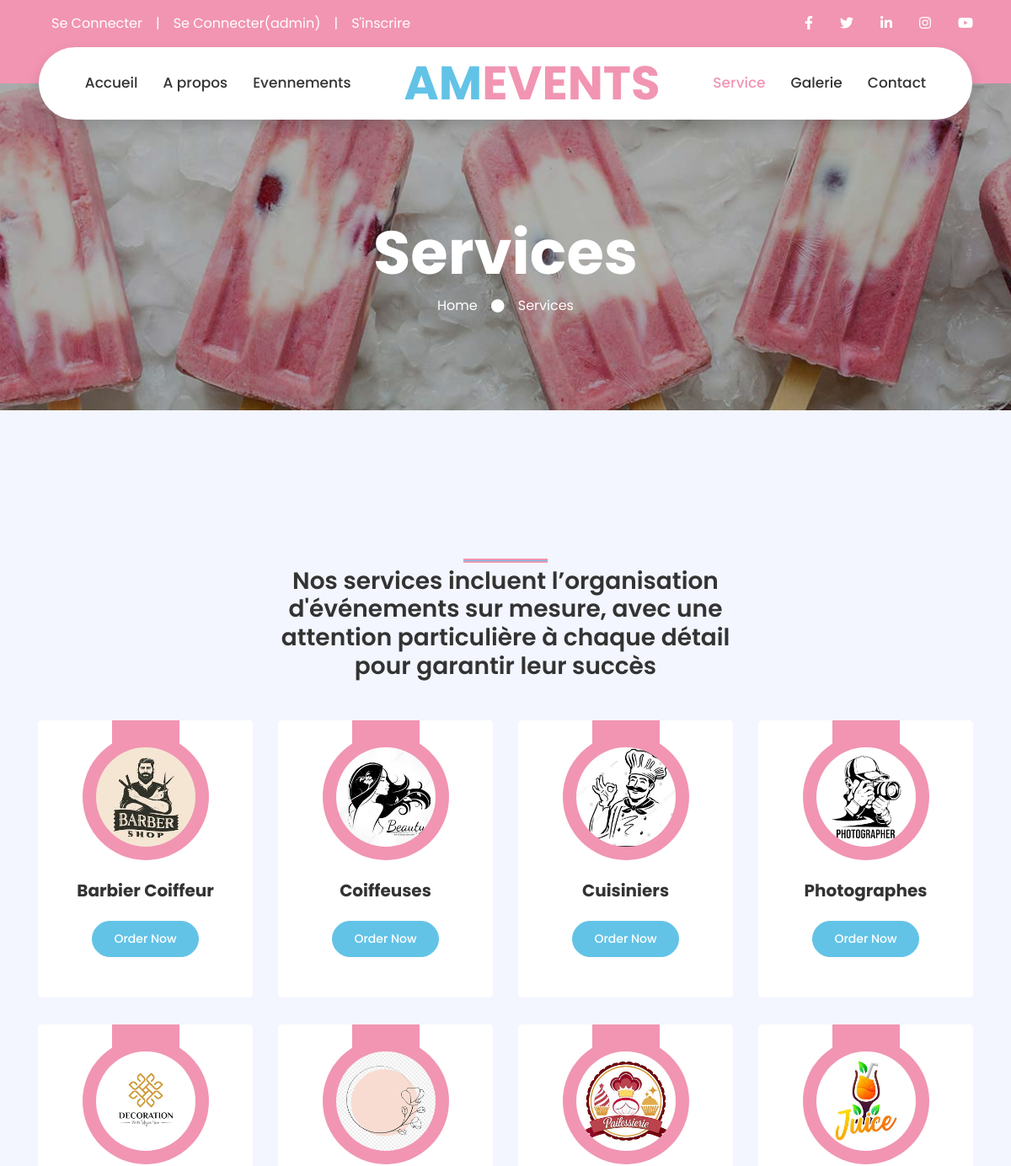
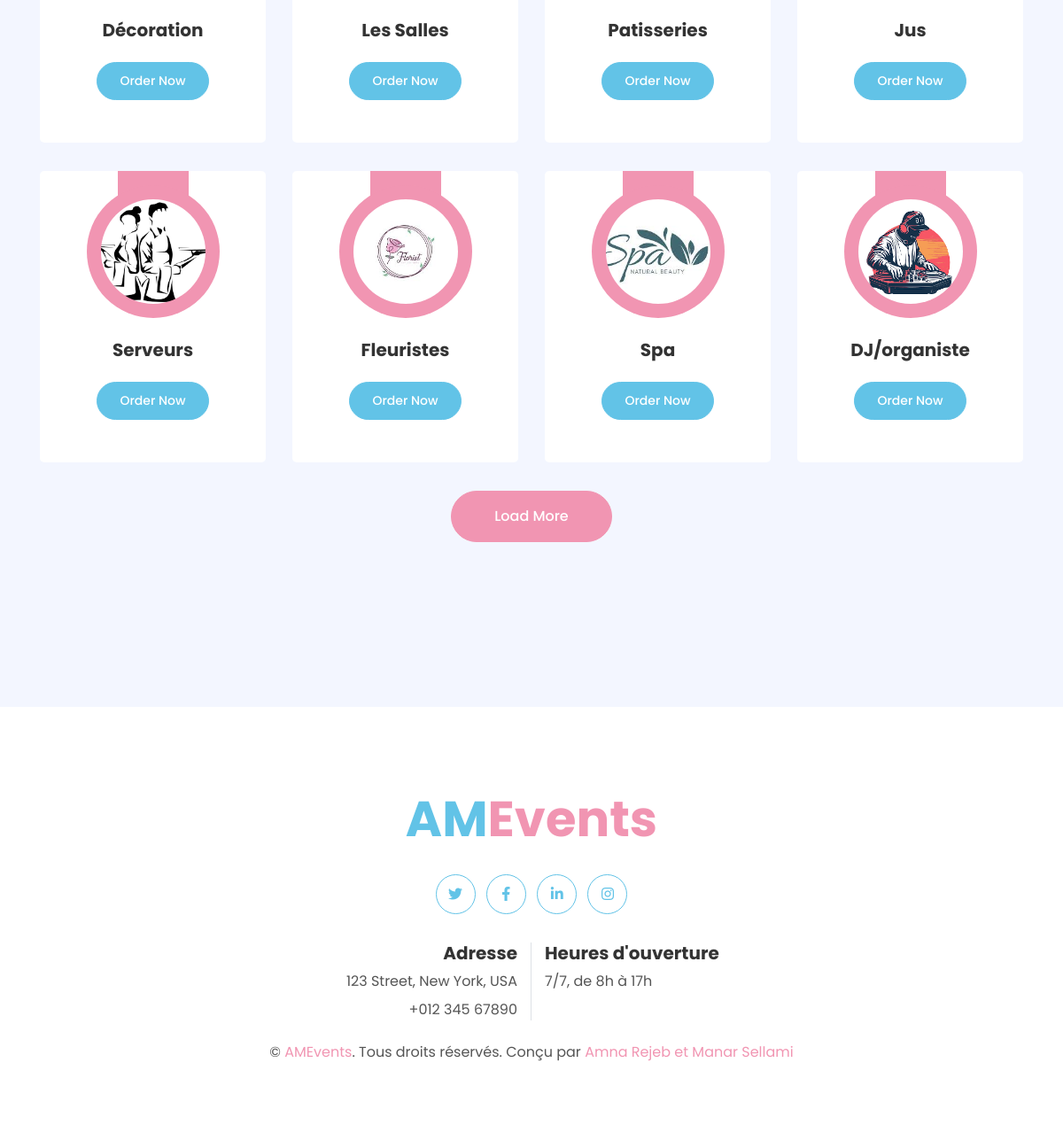
/services.php, run on the app's committed database (2 pictures, top to bottom).
### tables this page shows
CREATE TABLE `services` (
  `id` int(11) NOT NULL,
  `libelle` varchar(50) NOT NULL,
  `description` text NOT NULL,
  `image` varchar(255) NOT NULL
);

### services.php (the view, shortened to what this page needs)
<?php include_once('includes/header.php'); ?>
    <div class="container-fluid bg-primary py-3 d-none d-md-block">
  <div class="container">
    <div class="row">
      <div class="col-md-6 text-center text-lg-left mb-2 mb-lg-0">
        <?php include_once('includes/menu-user.php'); ?>
      </div>
      <?php include_once('includes/reseaux_sociaux.php'); ?>
    </div>
  </div>
</div>
    <?php include_once('includes/navbar.php'); ?>
    <div class="jumbotron jumbotron-fluid page-header" style="margin-bottom: 90px;">
        <div class="container text-center py-5">
            <h1 class="text-white display-3 mt-lg-5">Services</h1>
            <div class="d-inline-flex align-items-center text-white">
                <p class="m-0"><a class="text-white" href="">Home</a></p>
                <i class="fa fa-circle px-3"></i>
                <p class="m-0">Services</p>
            </div>
        </div>
    </div>
    <div class="container-fluid py-5">
        <div class="container py-5">
            <div class="row justify-content-center">
                <div class="col-lg-6">
                    <h3 class="section-title position-relative text-center mb-5">Nos services incluent l’organisation d'événements sur mesure, avec une attention particulière à chaque détail pour garantir leur succès</h3>
                </div>
            </div>
            <div class="row">
                <?php
$con=mysqli_connect("localhost","root","","db_events");
$select="select * from services ";
$resultat=mysqli_query($con,$select);
foreach($resultat as $r){
                ?>
                <div class="col-lg-3 col-md-6 mb-4 pb-2">
                    <div class="product-item d-flex flex-column align-items-center text-center bg-light rounded py-5 px-3">
                        <div class="position-relative bg-primary rounded-circle mt-n3 mb-4 p-3" style="width: 150px; height: 150px;">
                            <img class="rounded-circle w-100 h-100" src="assets/<?=  $r['image']?>" style="object-fit: cover;">
                        </div>
                        <h5 class="font-weight-bold mb-4"> <?=  $r["libelle"]?></h5>
                        <a href="" class="btn btn-sm btn-secondary">Order Now</a>
                    </div>
                </div>
                <?php
            }
            ?>
                <div class="col-12 text-center">
                    <a href="" class="btn btn-primary py-3 px-5">Load More</a>
                </div>
            </div>
        </div>
    </div>
    <?php include_once('includes/footer.php'); ?>
    <?php include_once('includes/navbar.php'); ?>

### includes/header.php (shortened to what this page needs)
<!DOCTYPE html>
<html lang="en">
<head>
    <link href="https://cdnjs.cloudflare.com/ajax/libs/font-awesome/5.10.0/css/all.min.css" rel="stylesheet">
    <link href="lib/owlcarousel/assets/owl.carousel.min.css" rel="stylesheet">
    <link href="lib/lightbox/css/lightbox.min.css" rel="stylesheet">
    <link href="css/style.css" rel="stylesheet">
</head>
<body>

### includes/menu-user.php
<div class="d-inline-flex align-items-center">
    <a class="text-white px-3" href="connexion.php">Se Connecter</a>
    <span class="text-white">|</span>
    <a class="text-white px-3" href="admin/">Se Connecter(admin)</a>
    <span class="text-white">|</span>
    <a class="text-white pl-3" href="inscription.php">S'inscrire</a>
</div>

### includes/reseaux_sociaux.php
<div class="col-md-6 text-center text-lg-right">
    <div class="d-inline-flex align-items-center">
        <a class="text-white px-3" href="">
            <i class="fab fa-facebook-f"></i>
        </a>
        <a class="text-white px-3" href="">
            <i class="fab fa-twitter"></i>
        </a>
        <a class="text-white px-3" href="">
            <i class="fab fa-linkedin-in"></i>
        </a>
        <a class="text-white px-3" href="">
            <i class="fab fa-instagram"></i>
        </a>
        <a class="text-white pl-3" href="">
            <i class="fab fa-youtube"></i>
        </a>
    </div>
</div>

### includes/navbar.php (shortened to what this page needs)
<?php
$actual_link = $_SERVER['REQUEST_URI'];
$pageCourante = explode('/',$actual_link)[2];
?>
<div class="container-fluid position-relative nav-bar p-0">
        <div class="container-lg position-relative p-0 px-lg-3" style="z-index: 9;">
            <nav class="navbar navbar-expand-lg bg-white navbar-light shadow p-lg-0">
                <div class="collapse navbar-collapse justify-content-between" id="navbarCollapse">
                    <div class="navbar-nav ml-auto py-0">
                        <a href="index.php" class="nav-item nav-link <?= $pageCourante == 'index.php' ?  'active': '' ?>">Accueil</a>
                        <a href="apropos.php" class="nav-item nav-link <?= $pageCourante == 'apropos.php' ?  'active': '' ?>">A propos</a>
                        <a href="evennements.php" class="nav-item nav-link  <?= $pageCourante == 'evennements.php' ?  'active': '' ?>">Evennements</a>
                    </div>
                    <a href="index.html" class="navbar-brand mx-5 d-none d-lg-block">
                        <h1 class="m-0 display-4 text-primary"><span class="text-secondary">AM</span>EVENTS</h1>
                    </a>
                    <div class="navbar-nav mr-auto py-0">
                        <a href="services.php" class="nav-item nav-link  <?= $pageCourante == 'services.php' ?  'active': '' ?>">Service</a>
                        <a href="galerie.php" class="nav-item nav-link <?= $pageCourante == 'galerie.php' ?  'active': '' ?>">Galerie</a>
                        <a href="inscription.php" class="nav-item nav-link <?= $pageCourante == 'inscription.php' ?  'active': '' ?>">Contact</a>
                    </div>
                </div>
            </nav>
        </div>
    </div>

### includes/footer.php (shortened to what this page needs)
<div class="container-fluid footer bg-light py-5" style="margin-top: 90px;">
    <div class="container text-center py-5">
        <div class="row">
            <div class="col-12 mb-4">
                <a href="index.html" class="navbar-brand m-0">
                    <h1 class="m-0 mt-n2 display-4 text-primary"><span class="text-secondary">AM</span>Events</h1>
                </a>
            </div>
            <div class="col-12 mb-4">
                <a class="btn btn-outline-secondary btn-social mr-2" href="#"><i class="fab fa-twitter"></i></a>
                <a class="btn btn-outline-secondary btn-social mr-2" href="#"><i class="fab fa-facebook-f"></i></a>
                <a class="btn btn-outline-secondary btn-social mr-2" href="#"><i class="fab fa-linkedin-in"></i></a>
                <a class="btn btn-outline-secondary btn-social" href="#"><i class="fab fa-instagram"></i></a>
            </div>
            <div class="col-12 mt-2 mb-4">
                <div class="row">
                    <div class="col-sm-6 text-center text-sm-right border-right mb-3 mb-sm-0">
                        <h5 class="font-weight-bold mb-2">Adresse</h5>
                        <p class="mb-2">123 Street, New York, USA</p>
                        <p class="mb-0">+012 345 67890</p>
                    </div>
                    <div class="col-sm-6 text-center text-sm-left">
                        <h5 class="font-weight-bold mb-2">Heures d'ouverture</h5>
                        <p class="mb-2">7/7, de 8h à 17h</p>
                    </div>
                </div>
            </div>
            <div class="col-12">
                <p class="m-0">&copy; <a href="#">AMEvents</a>. Tous droits réservés. Conçu par <a href="https://htmlcodex.com">Amna Rejeb et Manar Sellami</a>
                </p>
            </div>
        </div>
    </div>
</div>
</body>
</html>

### data on the page
services: image (picture), libelle "Barbier Coiffeur"
services: image (picture), libelle "Coiffeuses"
services: image (picture), libelle "Cuisiniers"
services: image (picture), libelle "Photographes"
services: image (picture), libelle "Décoration"
services: image (picture), libelle "Les Salles"
services: image (picture), libelle "Patisseries"
services: image (picture), libelle "Jus"
services: image (picture), libelle "Serveurs"
services: image (picture), libelle "Fleuristes"
services: image (picture), libelle "Spa"
services: image (picture), libelle "DJ/organiste"
